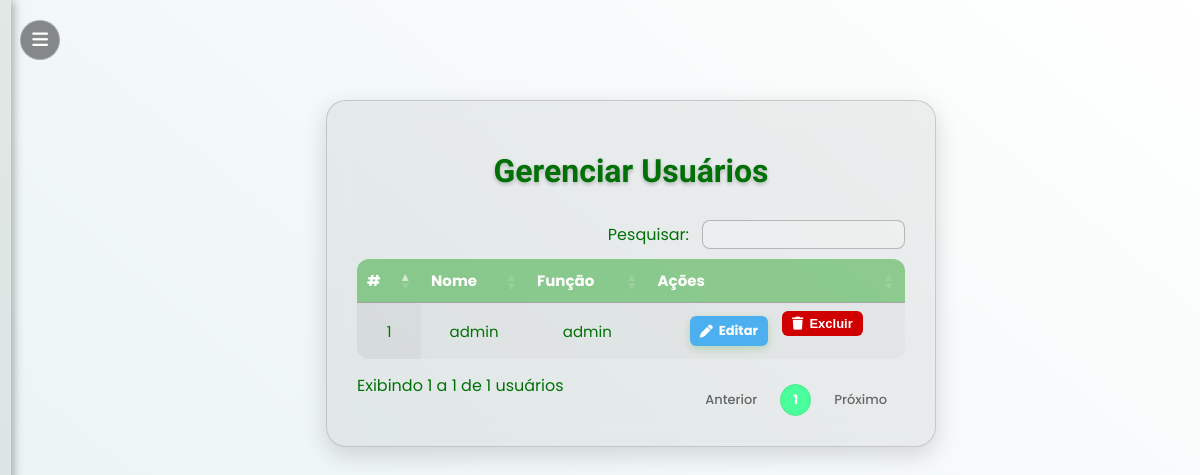
Before: /usuarios (signed in) with the older database file.
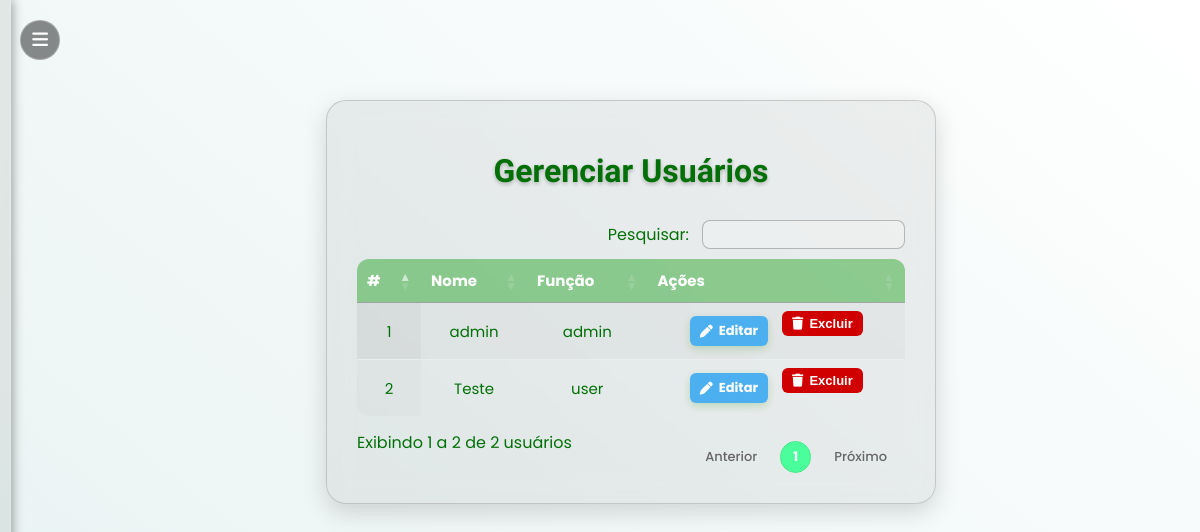
After: the same page with the newer database file.
### tables this page shows
CREATE TABLE users (
            id INTEGER PRIMARY KEY AUTOINCREMENT,
            nome TEXT UNIQUE NOT NULL,
            senha TEXT NOT NULL,
            role TEXT DEFAULT 'user'
        );

### app.py (the view)
@app.route("/usuarios", endpoint="usuarios")
def usuarios():
    if "user" not in session or session["role"] != "admin":
        return redirect(url_for("login"))
    conn = get_conn()
    cur = conn.cursor()
    cur.execute("SELECT id, nome, role FROM users ORDER BY id ASC;")
    usuarios = cur.fetchall()
    conn.close()
    return render_template("usuarios.html", usuarios=usuarios)

### app.py (called while the page is built)
def get_conn():
    if DATABASE_URL and psycopg2:
        return psycopg2.connect(DATABASE_URL, sslmode="require")
    else:
        return sqlite3.connect(LOCAL_DB, check_same_thread=False)

### templates/usuarios.html (shortened to what this page needs)
{% extends "base.html" %}
{% block content %}
<link rel="stylesheet" href="https://cdn.datatables.net/1.13.6/css/jquery.dataTables.min.css">
<link rel="stylesheet" href="https://cdnjs.cloudflare.com/ajax/libs/font-awesome/6.5.0/css/all.min.css">
<div class="container">
  <h1 class="titulo-tomorrow">Gerenciar Usuários</h1>
  <table id="usuarios" class="display">
    <thead>
      <tr>
        <th>#</th>
        <th>Nome</th>
        <th>Função</th>
        <th>Ações</th>
      </tr>
    </thead>
    <tbody>
      {% for u in usuarios %}
      <tr>
        <td>{{ loop.index }}</td>
        <td>{{ u[1] }}</td>
        <td>{{ u[2] }}</td>
        <td>
          <div class="acoes-btns">
            <a href="{{ url_for('editar_usuario', id=u[0]) }}" class="btn btn-editar">
              <i class="fa fa-pen"></i> Editar
            </a>
            <form method="POST" action="{{ url_for('excluir_usuario', id=u[0]) }}" style="display:inline;">
              <button type="submit" class="btn btn-excluir" onclick="return confirm('Deseja excluir este usuário?')">
                <i class="fa fa-trash"></i> Excluir
              </button>
            </form>
          </div>
        </td>
      </tr>
      {% endfor %}
    </tbody>
  </table>
</div>
{% endblock %}

Changed rows visible on the page:
added users: nome "Teste", role "user"
Other visible differences:
text written by a page script: "Pesquisar: Exibindo 1 a 1 de 1 usuários Anterior 1 Próximo" → "Pesquisar: Exibindo 1 a 2 de 2 usuários Anterior 1 Próximo"
